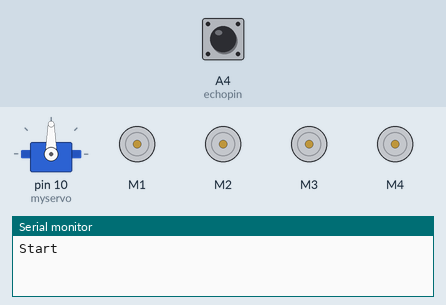
Simulated run of this sketch. Board: Arduino Uno, built with avr-gcc and run on an emulated ATmega328P. Shown: servo, 4 × DC motor (green arrow = forward, orange = backward, longer = faster), the last lines printed to the serial monitor. The test bench sets the inputs (shaded band); at power-on: A4 (echopin) LOW.

Above: at 0.1 s.
At 13.1 s:
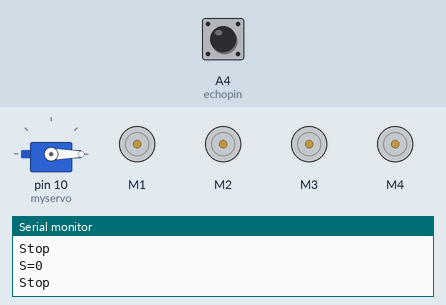
13.2 s: A4 (echopin) pulsed HIGH 2 times (0.12 s each, 0.3 s apart)
At 15.5 s:
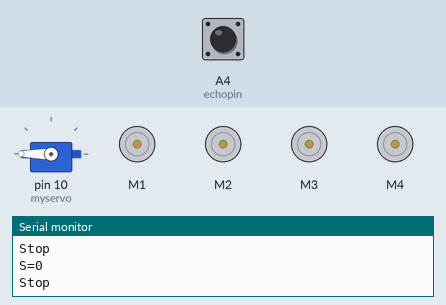
Timing chart, 0 to 24.9 s (numbered marks = the images above; inputs shaded):
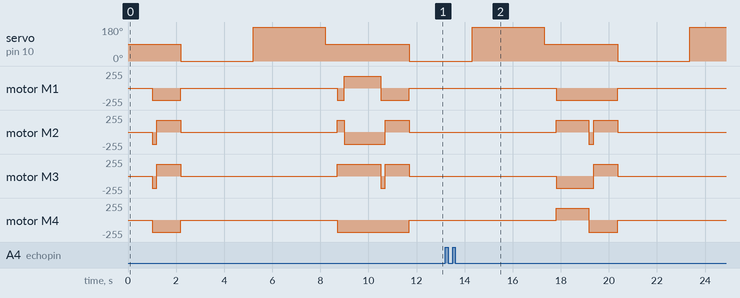

The sketch:

arduino_avoiding_Majd_Mahmod.ino
```cpp
#include "AFMotor.h"
#include <Servo.h>

#define echopin A4 // echo pin
#define trigpin A5 // Trigger pin

Servo myservo;

const int MOTOR_1 = 1;
const int MOTOR_2 = 2;
const int MOTOR_3 = 3;
const int MOTOR_4 = 4;

AF_DCMotor motor1(MOTOR_1, MOTOR12_64KHZ); // create motor object, 64KHz pwm
AF_DCMotor motor2(MOTOR_2, MOTOR12_64KHZ);
AF_DCMotor motor3(MOTOR_3, MOTOR12_64KHZ);
AF_DCMotor motor4(MOTOR_4, MOTOR12_64KHZ);


int distance_L, distance_F, distance_R;
long distance;

int set = 20;

void setup() {
  Serial.begin(9600);           // Initialize serial port
  Serial.println("Start");

  myservo.attach(10);
  myservo.write(90);

  pinMode (trigpin, OUTPUT);
  pinMode (echopin, INPUT );

  motor1.setSpeed(180);          // set the motor speed to 0-255
  motor2.setSpeed(180);
  motor3.setSpeed(180);
  motor4.setSpeed(180);
}


void loop() {
 distance_F = data();

 Serial.print("S=");
 Serial.println(distance_F);


  if (distance_F > set)
    {
     Serial.println("Forward");
     motor1.run(FORWARD);         // turn it on going forward
     motor2.run(BACKWARD);
     motor3.run(BACKWARD);
     motor4.run(FORWARD);
    }
    else
    {
	hc_sr4();		// check another diractions
    }
}


long data()
{
  digitalWrite(trigpin, LOW);
  delayMicroseconds(2);
  digitalWrite(trigpin, HIGH);
  delayMicroseconds(10);
  distance = pulseIn (echopin, HIGH);
  return distance / 29 / 2;
}


void compareDistance()
{
  if (distance_L > distance_R){
  motor1.run(FORWARD);   // turn it on going left
  motor2.run(BACKWARD);
  motor3.run(FORWARD);
  motor4.run(BACKWARD);
    delay(350);
  }
  else if (distance_R > distance_L){
  motor1.run(BACKWARD);  // the other right
  motor2.run(FORWARD);
  motor3.run(BACKWARD);
  motor4.run(FORWARD);
    delay(350);
  }
  else{
  motor1.run(BACKWARD);  // the other way
  motor2.run(FORWARD);
  motor3.run(FORWARD);
  motor4.run(BACKWARD);
   delay(300);
  motor1.run(FORWARD);   // turn it on going left
  motor2.run(BACKWARD);
  motor3.run(FORWARD);
  motor4.run(BACKWARD);
    delay(500);
  }
}

void hc_sr4(){
      motor1.run(BACKWARD);   // go Back for small step
      motor2.run(BACKWARD);
      motor3.run(BACKWARD);
      motor4.run(BACKWARD);
      delay(200);

      motor1.run(BACKWARD);   // turn it on going left
      motor2.run(FORWARD);
      motor3.run(FORWARD);
      motor4.run(BACKWARD);

      delay(1000);
      Serial.println("Stop");
    motor1.run(RELEASE);         // stopped
    motor2.run(RELEASE);
    motor3.run(RELEASE);
    motor4.run(RELEASE);

    myservo.write(0);		// record distance values
    delay(1000);
    distance_R = data();
    delay(1000);
    myservo.write(180);
    delay(1000);
    distance_L = data();
    delay(1000);
    myservo.write(90);
    delay(500);
    compareDistance();

}
```
